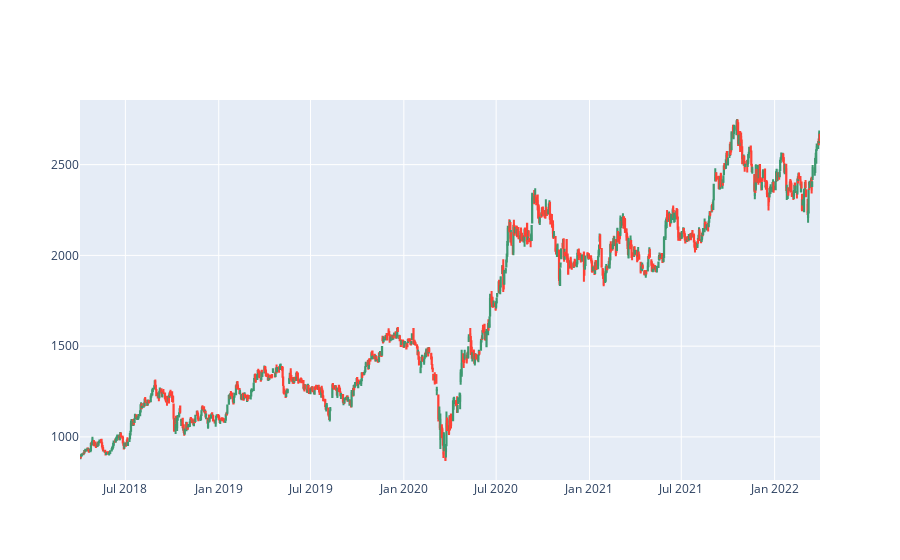

The notebook cell this image was saved under:
### Markdown cell above
# CANDLE CHART

### Code cell
fig=go.Figure(data =[go.Candlestick(x=RELIANCE_df.Date,open=RELIANCE_df.Open,high=RELIANCE_df.High,low=RELIANCE_df.Low,close=RELIANCE_df.Close)])
fig.update_layout(xaxis_rangeslider_visible=False)
fig.show()

### Figure 1 — Plotly figure (JSON) as saved in the notebook; plotly's stock layout.template omitted (floating-point values rounded to 4 significant figures; data arrays with more than 128 entries replaced by an {"elided": "..."} marker saying what was removed)
{"data": [{"close": {"elided": "988 float values"}, "high": {"elided": "988 float values"}, "low": {"elided": "988 float values"}, "open": {"elided": "988 float values"}, "type": "candlestick", "x": {"elided": "988 str values"}}], "layout": {"xaxis": {"rangeslider": {"visible": false}}}}
